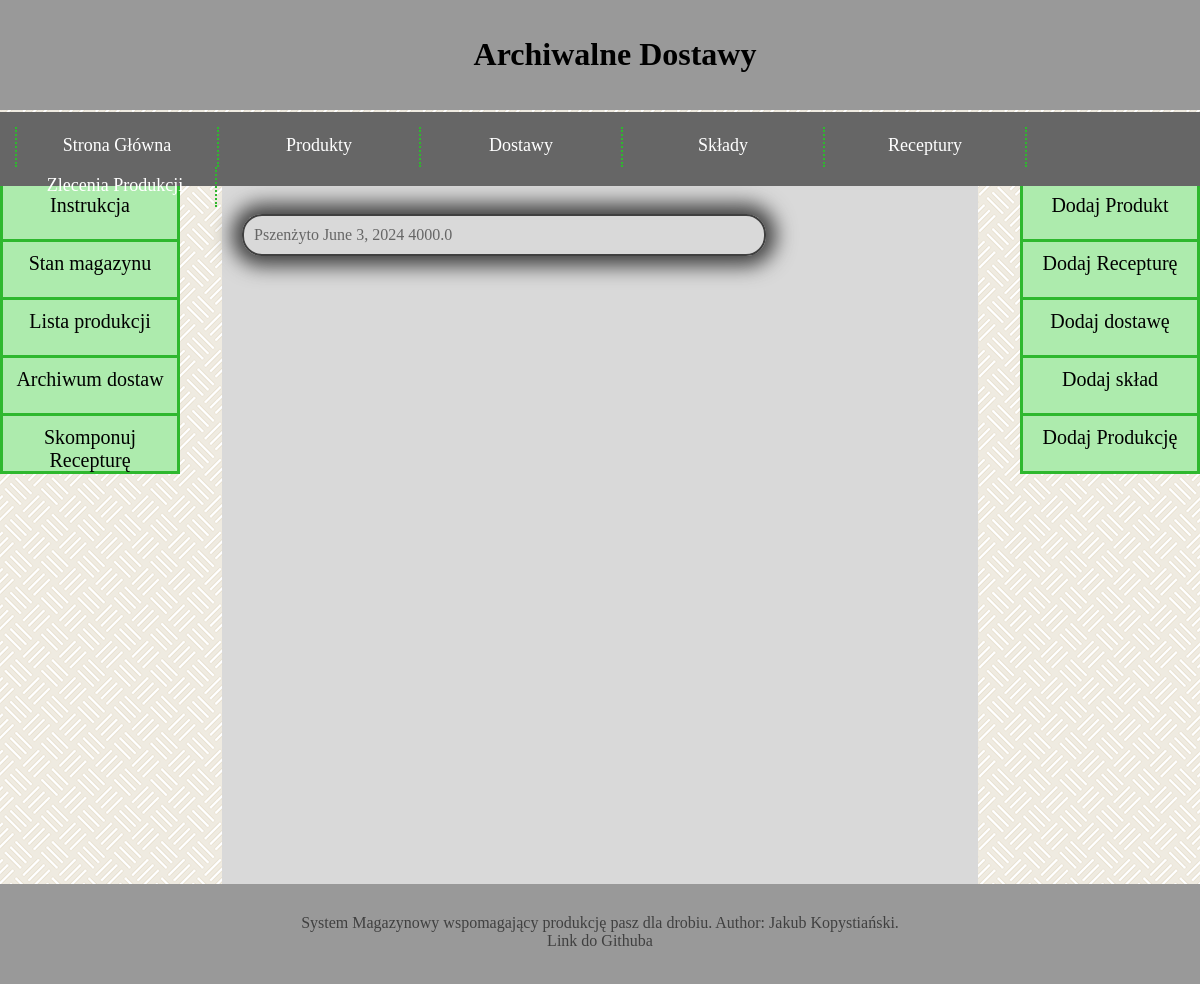
/warehouse/archiwum_dostaw/, run on the app's committed database.
### warehouse/models.py (models this page shows, shortened)
class Delivery(models.Model):
    product = models.ForeignKey(Product, models.CASCADE)
    price = models.DecimalField(max_digits=19, decimal_places=4)
    date = models.DateField(default=timezone.now)
    initial_quantity = models.FloatField()
    used_quantity = models.FloatField()
    waste = models.FloatField()
    is_finished = models.BooleanField()

class Product(models.Model):
    product_name = models.CharField(max_length=1024)
    wilgotnosc = models.DecimalField(max_digits=3, decimal_places=1, default=12, validators=PERCENTAGE_VALIDATOR)
    energia_metaboliczna = models.FloatField()
    bialko_ogolne = models.DecimalField(max_digits=3, decimal_places=1, default=12, validators=PERCENTAGE_VALIDATOR)
    lizyna = models.FloatField()
    metionina = models.FloatField()
    cystyna = models.FloatField()
    treonina = models.FloatField()
    tryptofan = models.FloatField()
    arginina = models.FloatField()
    walina = models.FloatField()
    izoleucyna = models.FloatField()
    wapn = models.FloatField(default=0)
    fosfor_przyswajalny = models.FloatField()
    sod = models.FloatField()
    kwas_linolowy = models.FloatField()

### warehouse/views.py (the view)
# urls.py: path("archiwum_dostaw/", views.archiwum_dostaw, name="archiwum dostaw"),
def archiwum_dostaw(request):
    latest_deliveries_list      = Delivery.objects.all()
    latest_products_list        = Product.objects.all()
    latest_compositions_list    = Composition.objects.all()
    latest_productions_list     = Production.objects.all()
    latest_recipes_list         = Recipe.objects.all()
    arch_deliveries = []
    for i in Delivery.objects.filter(is_finished = True):
        arch_deliveries.append(i)
    context = {
        "latest_deliveries_list": latest_deliveries_list,
        "latest_products_list": latest_products_list,
        "latest_compositions_list": latest_compositions_list,
        "latest_productions_list": latest_productions_list,
        "latest_recipes_list": latest_recipes_list,
        "arch_deliveries" : arch_deliveries,
    }
    return render(request, "warehouse/archiwum_dostaw.html", context)

### warehouse/templates/warehouse/archiwum_dostaw.html
{% extends "base.html" %}
{% block title %}Archiwalne Dostawy{% endblock %}
{% block content %}
    {% for d in arch_deliveries %}
    <div class="sm_prod">
        <a href="/warehouse/product/{{ d.product.id }}/">{{d.product.product_name}}</a>
        <a href="/warehouse/delivery/{{ d.id }}/">{{d.date}} {{d.initial_quantity}}</a>
    </div>
    {% endfor %}
{% endblock %}

### warehouse/static/warehouse/style.css (style rules this page uses)
:root { --gray_1: #f2f2f2; --gray_2: #d9d9d9; --gray_3: #bfbfbf; --gray_4: #999999; --gray_5: #666666; --gray_6: #404040; --gray_7: #262626; --green_1: #ebfaeb; --green_2: #adebad; --green_3: #85e085; --green_4: #5cd65c; --green_5: #33cc33; --green_6: #2eb82e; --green_7: #248f24; --green_8: #1f7a1f; --green_9: #145214; --red_1: #ff8080; --red_2: #ff0000; }
body { background-image: url("tlo.png"); color: white; margin: 0; }
.sm_prod > a { text-decoration: none; color: var(--gray_5); }
.sm_prod { border: 2px solid var(--gray_6); border-radius: 20px; box-shadow: 0 0 20px 10px var(--gray_6); width: 500px; margin: 20px 5px 20px 20px; padding: 10px; }

### data on the page
Delivery: product.product_name "Pszenżyto", date "June 3, 2024", initial_quantity "4000.0"
